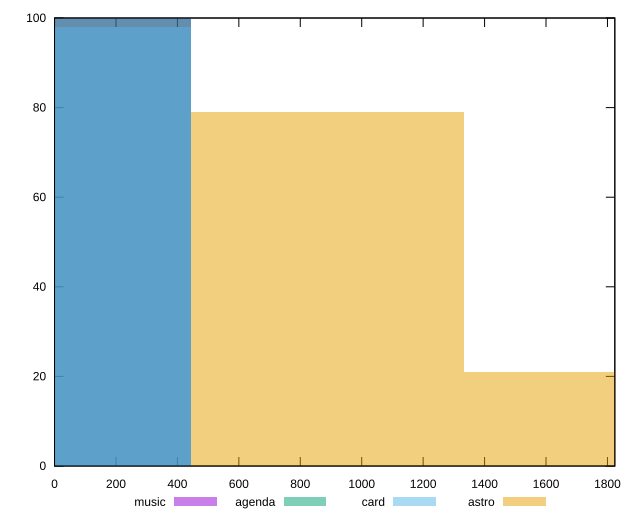

This figure's gnuplot source:
reset

$music <<EOF
0 100
EOF

$agenda <<EOF
0 100
EOF

$card <<EOF
0 98
EOF

$astro <<EOF
1778.3118029067907 21
889.1559014533954 79
EOF

set key outside below
set boxwidth 889.1559014533954
set xrange [0:1824]
set yrange [0:100]
set trange [0:100]
set style fill transparent solid 0.5 noborder
set terminal svg size 640, 520 enhanced background rgb 'white'
set output "report/report_00029_2021-02-24T13-36-40.390Z/render-blocking-resources/comparison/histogram/all_raw.svg"

plot $music title "music" with boxes, \
     $agenda title "agenda" with boxes, \
     $card title "card" with boxes, \
     $astro title "astro" with boxes

reset
